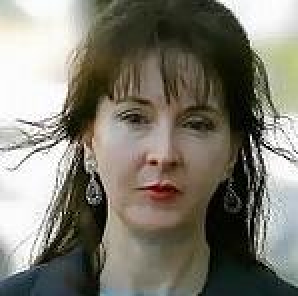
#> input picture data/imdb_dataset/wiki_crop/00/10967900_1956-03-18_2007.jpg, 149 x 148 px, found by its file name (shown 2 times larger); its folder holds only this picture in this run
$ python preprocess_images.py
#> lines starting #> are read from the running program, lines starting #| are printed output that depends on the picture
import os
import cv2
import numpy as np

def load_images_from_folders(root_dir):
    all_images = []
    for folder in os.listdir(root_dir):
        folder_path = os.path.join(root_dir, folder)
        if os.path.isdir(folder_path):
            for filename in os.listdir(folder_path):
                img_path = os.path.join(folder_path, filename)
                img = cv2.imread(img_path)
#> img is the input picture: shape (148, 149, 3); mean B, G, R 112.1, 123.2, 126.2
                if img is not None:
                    img = cv2.resize(img, (224, 224))  # Resize images
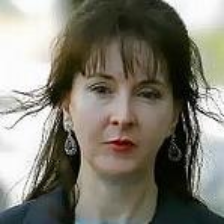
#> img: shape (224, 224, 3); mean B, G, R 111.9, 123.1, 126.1
                    img = img / 255.0  # Normalize images
                    all_images.append(img)
    return np.array(all_images)


root_dir = 'Face_recognition/data/imdb_dataset/wiki_crop'
images = load_images_from_folders(root_dir)
